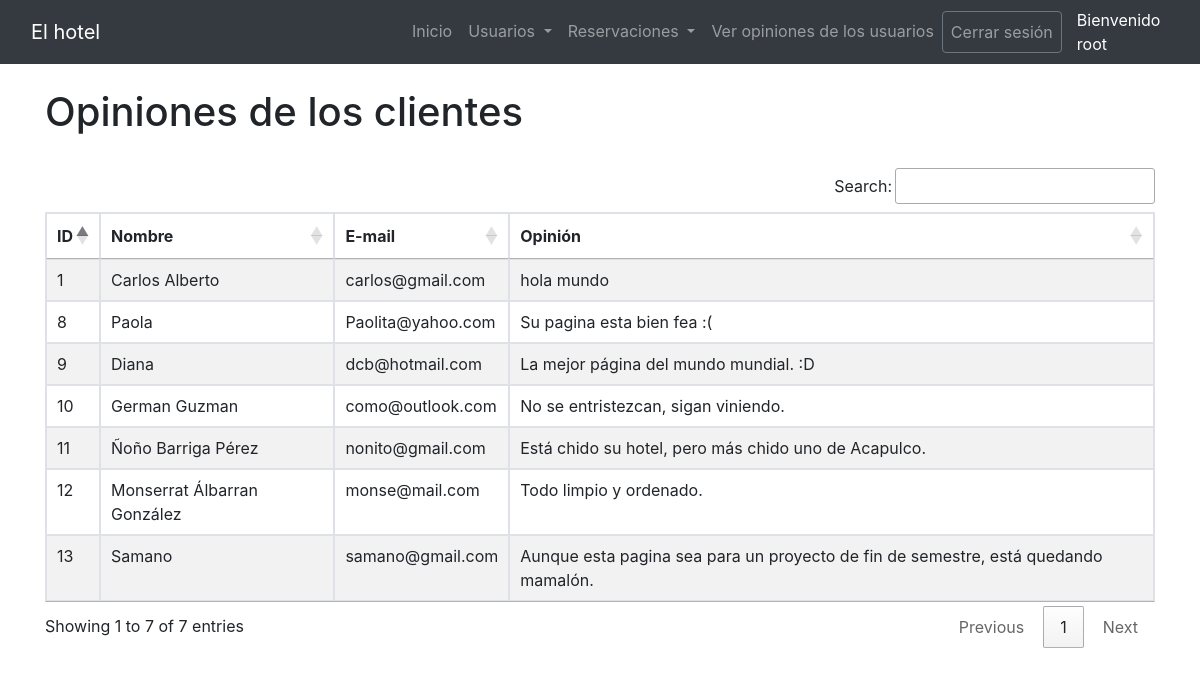
The app's page /verOpiniones.php (signed in) with its own data.
### tables this page shows
CREATE TABLE `contactanos` (
  `id` int(3) NOT NULL,
  `nombre` varchar(80) NOT NULL,
  `email` varchar(80) NOT NULL,
  `mensaje` varchar(100) NOT NULL
);

### datos/classConectionMySQL.php (called while the page is built, shortened)
<?php
class ConnectionMySQL{
	private $host;
	private $user;
	private $password;
	private $database;
	public $conn;
	public function __construct(){
		$this->host=HOST;
		$this->user=USER;
		$this->password=PASSWORD;
		$this->database=DATABASE;
	}
	public function CreateConnection(){
		$this->conn = new mysqli($this->host,$this->user,$this->password,$this->database);
	}
	public function ExecuteQuery($sql){
		$result = $this->conn->query($sql);
		return $result;
	}
	public function GetRows($result){
		return $result->fetch_row();
	}
}
?>

### verOpiniones.php (the view, shortened to what this page needs)
<!DOCTYPE html>
<html lang="es">
<head>
	<link rel="stylesheet" href="https://stackpath.bootstrapcdn.com/bootstrap/4.3.1/css/bootstrap.min.css">
    <link rel="stylesheet" href="https://cdn.datatables.net/1.13.4/css/jquery.dataTables.min.css">
    <link rel="stylesheet" href="https://cdn.datatables.net/buttons/2.3.6/css/buttons.dataTables.min.css">
</head>
<body>
    <?php
        if (isset($_SESSION["user"]) && $_SESSION["rol"]=="admin"){
          include_once "encabezados/logeadoAdmin.php";
        } else if (isset($_SESSION["user"]) && $_SESSION["rol"]!="admin") {
            header("Location: menu.php");
        } else {
            header("Location: index.php");
        }
    ?>
    <div class="container">
    <h1 class="py-4">Opiniones de los clientes</h1>
    <table id="example" class="table table-striped table-bordered" style="width:100%">
    <thead>
        <tr>
            <th>ID</th>
            <th>Nombre</th>
            <th>E-mail</th>
            <th>Opinión</th>
        </tr>
    </thead>
    <tbody>
        <?php
            require("datos/classConectionMySQL.php");
            $NewConn = new ConnectionMySQL();
            $NewConn->CreateConnection();
            $query = "Select * from contactanos";
            $result = $NewConn->ExecuteQuery($query);
            if($result){
                while($row=$NewConn -> GetRows($result)){
                    echo "<tr>
                        <td>".$row[0]."</td>
                        <td>".$row[1]."</td>
                        <td>".$row[2]."</td>
                        <td>".$row[3]."</td>
                    </tr>";
                }
            } else {
                echo "<h1>Error al conectar a la base de datos, o el registro no existe</h1>";
            }
        ?>
        </tbody>
    </table>
    </div>
</body>
</html>

### records on screen
contactanos: id "1", nombre "Carlos Alberto", email "carlos@gmail.com", mensaje "hola mundo"
contactanos: id "8", nombre "Paola", email "Paolita@yahoo.com", mensaje "Su pagina esta bien fea :("
contactanos: id "9", nombre "Diana", email "dcb@hotmail.com", mensaje "La mejor página del mundo mundial. :D"
contactanos: id "10", nombre "German Guzman", email "como@outlook.com", mensaje "No se entristezcan, sigan viniendo."
contactanos: id "11", nombre "Ñoño Barriga Pérez", email "nonito@gmail.com", mensaje "Está chido su hotel, pero más chido uno de Acapulco."
contactanos: id "12", nombre "Monserrat Álbarran González", email "monse@mail.com", mensaje "Todo limpio y ordenado."
contactanos: id "13", nombre "Samano", email "samano@gmail.com", mensaje "Aunque esta pagina sea para un proyecto de fin de semestre, está quedando mamalón."

### other values on screen
$_SESSION["user"] "root"
